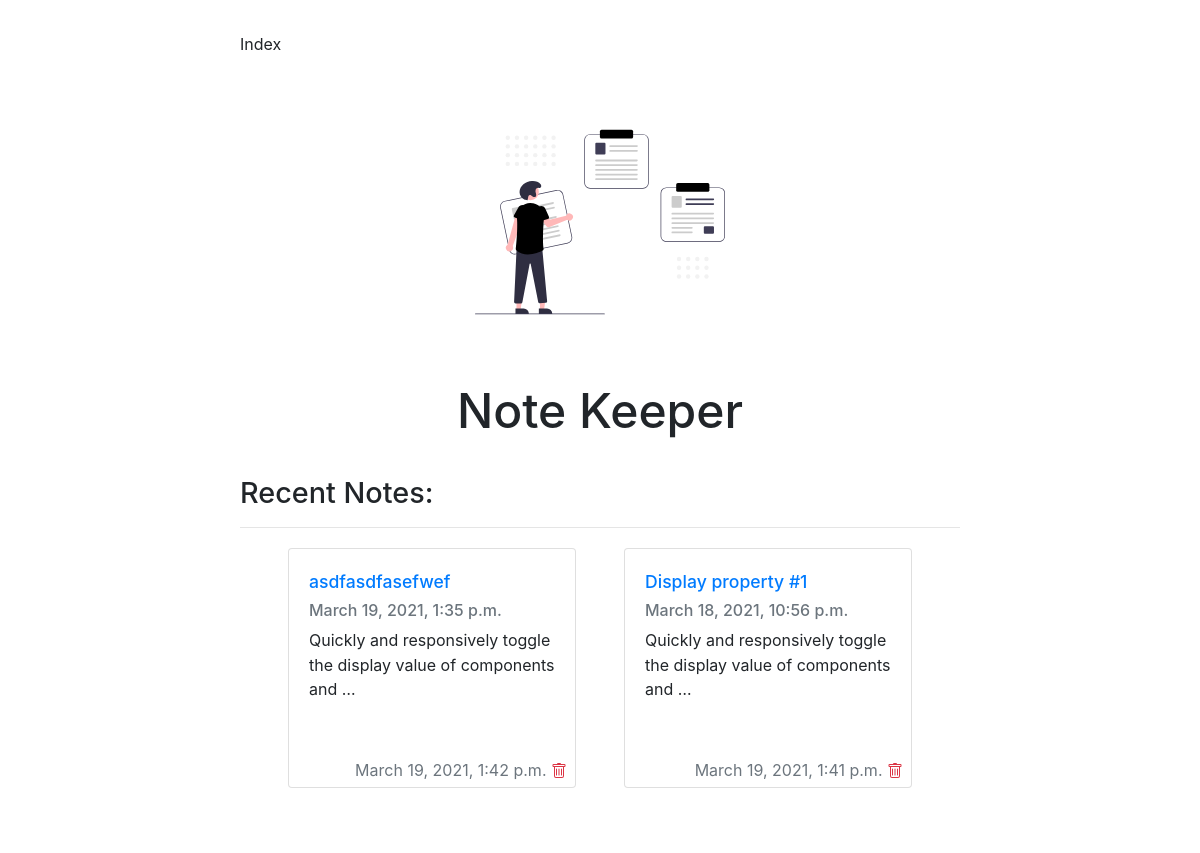
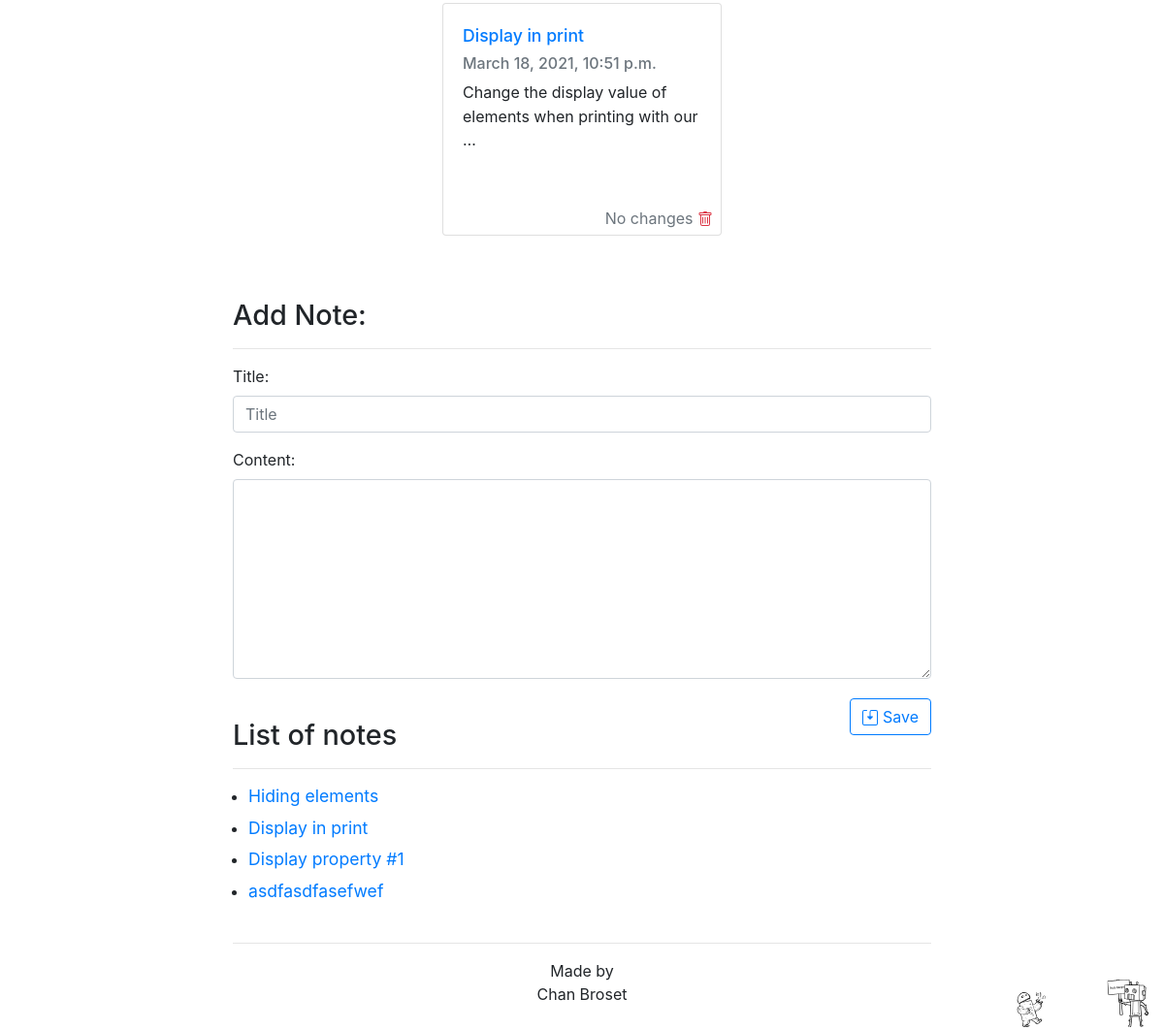
The page /note_keeper/ on the database as committed earlier (2 pictures, top to bottom).
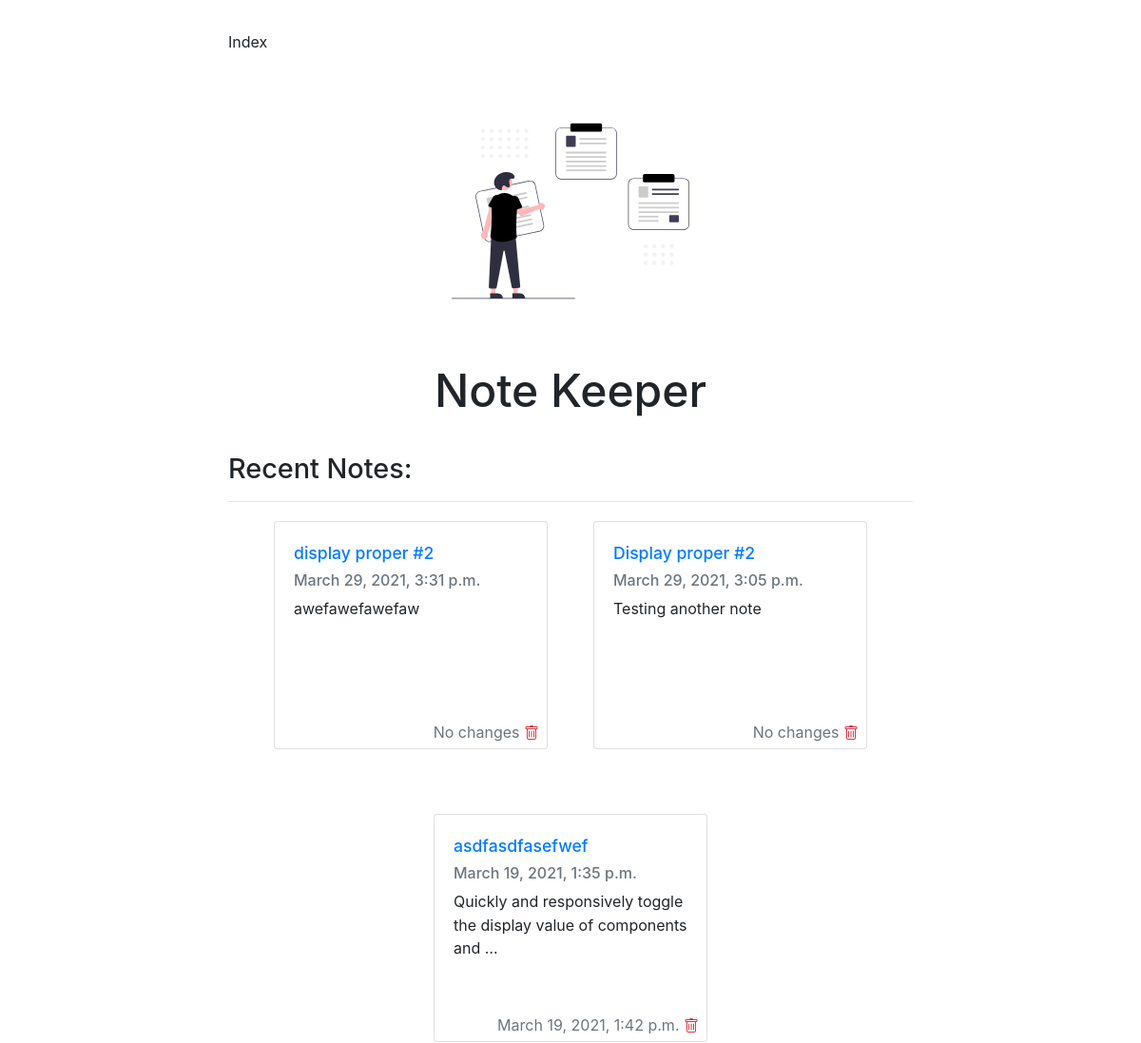
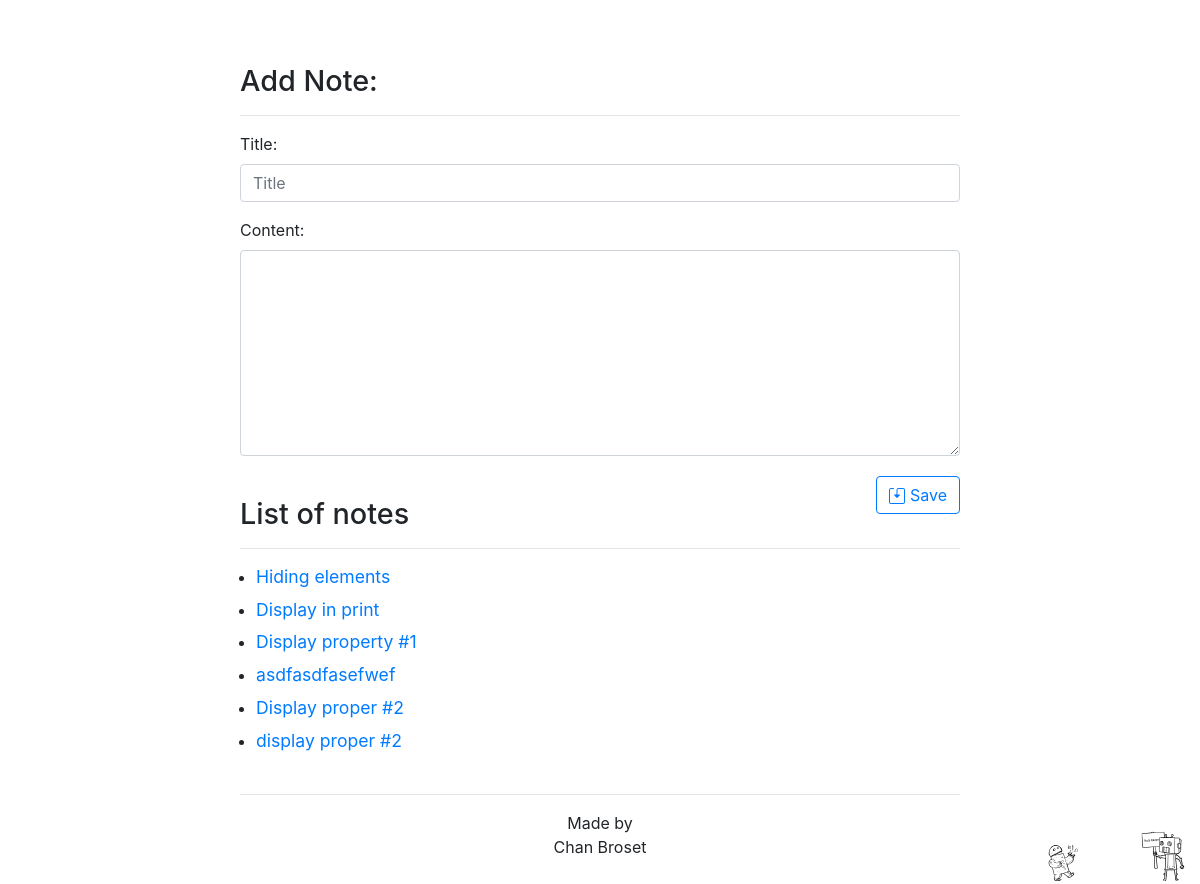
The same page on the database as committed later (2 pictures, top to bottom).
### note_keeper/models.py (models this page shows, shortened)
class Note(models.Model):
    title = models.CharField(max_length=200, primary_key=True)
    content = models.TextField()
    doc = models.DateTimeField('date published', auto_now_add=True)
    modify_date = models.DateTimeField('date published', auto_now_add=True)

### note_keeper/views.py (the view)
# urls.py: path('', views.IndexView.as_view(), name='index'),
class IndexView(generic.ListView):
    template_name = 'note_keeper/index.html'
    context_object_name = 'latest_note_list'
    def get_queryset(self):
        return Note.objects.filter(modify_date__lte=timezone.now()).order_by('-modify_date')[:3]
    def get_context_data(self, **kwargs):
        context = super(IndexView, self).get_context_data(**kwargs)
        context['all_note'] = Note.objects.all()
        return context

### note_keeper/templates/note_keeper/index.html (shortened to what this page needs)
{% extends "note_keeper/base.html" %}
{% block mainbody %}
	<h2 class="margin-top">Recent Notes: </h2>
	<hr />
	 {% if latest_note_list %}
		<div class="flex-container" style="justify-content: center">
		{% for note in latest_note_list %}
			<div class="flex-item mx-4 m-1" style="height: 250px">
				<div class="card" style="width: 18rem; height: 15rem">
					<div class="card-body">
						<h5 class="card-title"><a href="{% url 'note_keeper:note' note.title %}">
						{{ note.title }}</a></h5>
						<h6 class="card-subtitle mb-2 text-muted"> {{ note.doc }} </h6>
						<p class="card-text">{{ note.content | truncatewords:10 }} </p>
					</div>
					<div class="my-1 mx-2 justify-content-end">
					<div class="text-right">
					<span class="text-muted">
						{% if note.modify_date > note.doc %} {{ note.modify_date }} {% else %} No changes {% endif %}
					</span>
						<a href="{% url 'note_keeper:delete_note' note.title %}" class="text-danger card-link text-right">
						</a>
					</div>
					</div>
				</div>
			</div>
		{% endfor %}
		</div>
	{% else %}
	<ul>
		<p> Your notebook is empty right now!
		</p>
	</ul>
	{% endif %}
 <h2> Add Note: </h2>
<hr />
<form action="{% url 'note_keeper:create_note' %}" method="post">
 <div class="form-group">
    <label for="title">Title:</label>
    <input required="required" type="text" class="form-control" id="title" name="title" placeholder="Title">
  </div>
  <div class="form-group">
    <label for="content">Content: </label>
    <textarea required="required" class="form-control" id="content" name="content" rows="8"></textarea>
  </div>
  <button class="my-1 btn btn-outline-primary float-right" type="submit">
Save
</button>
</form>
	<h2 class="margin-top"> List of notes </h2>
	<hr />
	<ul>
		{% for note in all_note %}
		<li><a href="{% url 'note_keeper:note' note.title %}"> {{ note.title }} </a></li>
		{% empty %}
		 Your notebook is empty right now!
		{% endfor %}
	</ul>
{% endblock %}

Rows that differ between the two databases and show on the page:
no longer on one of the page's lists (row unchanged): Note: title "Display in print", doc "March 18, 2021, 10:51 p.m.", content "Change the display value of elements when printing with our …"
no longer on one of the page's lists (row unchanged): Note: title "Display property #1", doc "March 18, 2021, 10:56 p.m.", content "Quickly and responsively toggle the display value of components and …", modify_date "March 19, 2021, 1:41 p.m."
added Note: title "display proper #2", doc "March 29, 2021, 3:31 p.m.", content "awefawefawefaw", shows "No changes"
added Note: title "Display proper #2", doc "March 29, 2021, 3:05 p.m.", content "Testing another note", shows "No changes"
